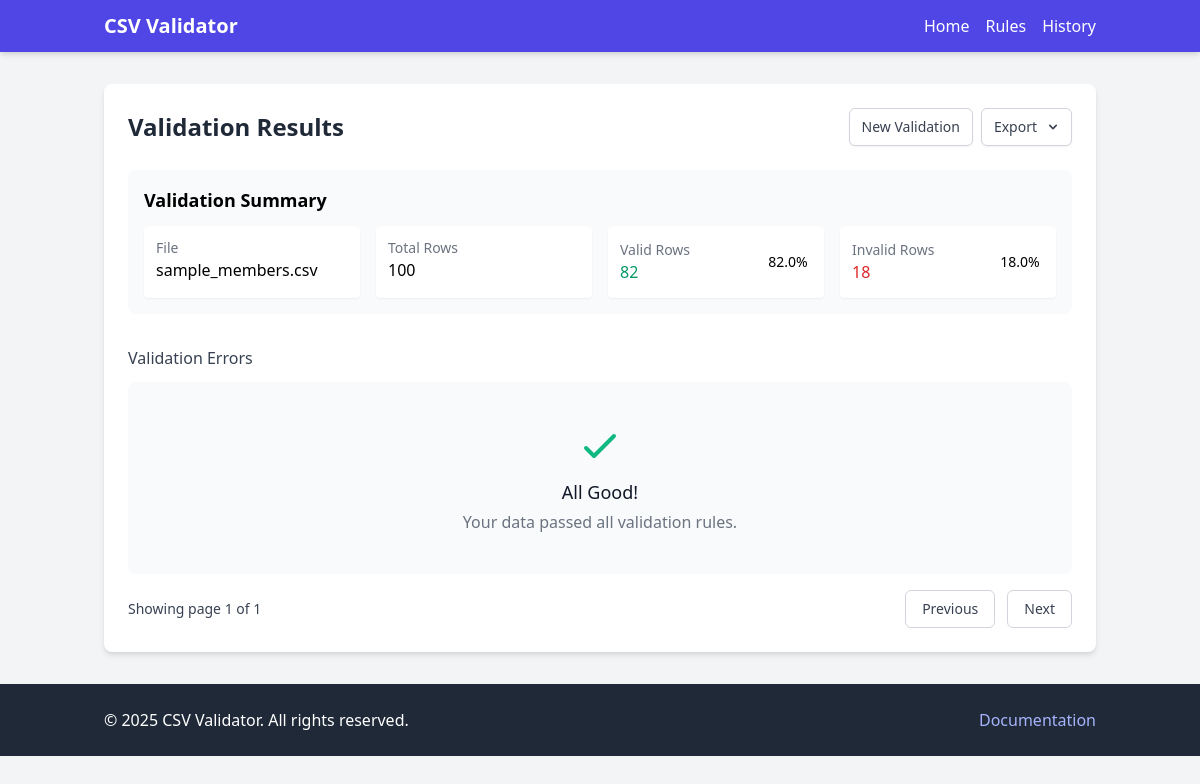
The page /validation/results/20 on the database its author committed.
### models/rule.py (models this page shows, shortened)
class ValidationSession(db.Model):
    __tablename__ = 'validation_sessions'
    id = db.Column(db.Integer, primary_key=True)
    filename = db.Column(db.String(255), nullable=False)
    status = db.Column(db.String(50), default='pending')  # pending, running, completed, failed
    total_rows = db.Column(db.Integer, default=0)
    valid_rows = db.Column(db.Integer, default=0)
    invalid_rows = db.Column(db.Integer, default=0)
    started_at = db.Column(db.DateTime, default=datetime.utcnow)
    completed_at = db.Column(db.DateTime, nullable=True)
    summary = db.Column(db.Text, nullable=True)  # JSON string of validation summary
    results = db.relationship('ValidationResult', backref='session', lazy='dynamic',
                             cascade='all, delete-orphan')

### controllers/validation.py (the view, shortened to what this page needs)
@validation_bp.route('/results/<int:session_id>', methods=['GET'])
def validation_results(session_id):
    session = ValidationSession.query.get_or_404(session_id)
    return render_template('validation/results.html', session=session)

### templates/validation/results.html (shortened to what this page needs)
{% extends "base.html" %}
{% block content %}
<div class="bg-white shadow-md rounded-lg overflow-hidden" x-data="resultsData">
    <div class="p-6">
        <div class="flex justify-between items-center mb-6">
            <h1 class="text-2xl font-bold text-gray-800">Validation Results</h1>
            <div class="flex space-x-2">
                <a
                    href="{{ url_for('main.index') }}"
                    class="inline-flex items-center px-3 py-2 border border-gray-300 shadow-sm text-sm font-medium rounded-md text-gray-700 bg-white hover:bg-gray-50 focus:outline-none focus:ring-2 focus:ring-offset-2 focus:ring-indigo-500"
                >
                    New Validation
                </a>
                <div class="relative" x-data="{ open: false }">
                    <button
                        type="button"
                        @click="open = !open"
                        class="inline-flex items-center px-3 py-2 border border-gray-300 shadow-sm text-sm font-medium rounded-md text-gray-700 bg-white hover:bg-gray-50 focus:outline-none focus:ring-2 focus:ring-offset-2 focus:ring-indigo-500"
                    >
                        Export
                        <svg class="ml-2 -mr-0.5 h-4 w-4" xmlns="http://www.w3.org/2000/svg" viewBox="0 0 20 20" fill="currentColor">
                            <path fill-rule="evenodd" d="M5.293 7.293a1 1 0 011.414 0L10 10.586l3.293-3.293a1 1 0 111.414 1.414l-4 4a1 1 0 01-1.414 0l-4-4a1 1 0 010-1.414z" clip-rule="evenodd" />
                        </svg>
                    </button>
                </div>
            </div>
        </div>
        <div class="mb-8">
            <div class="bg-gray-50 p-4 rounded-lg">
                <h2 class="text-lg font-semibold mb-3">Validation Summary</h2>
                <div class="grid grid-cols-1 md:grid-cols-4 gap-4">
                    <div class="bg-white p-3 rounded shadow-sm">
                        <p class="text-sm text-gray-500">File</p>
                        <p class="font-medium">{{ session.filename }}</p>
                    </div>
                    <div class="bg-white p-3 rounded shadow-sm">
                        <p class="text-sm text-gray-500">Total Rows</p>
                        <p class="font-medium">{{ session.total_rows }}</p>
                    </div>
                    <div class="bg-white p-3 rounded shadow-sm flex items-center">
                        <div class="flex-1">
                            <p class="text-sm text-gray-500">Valid Rows</p>
                            <p class="font-medium text-green-600">{{ session.valid_rows }}</p>
                        </div>
                        <div class="w-12 h-12 rounded-full flex items-center justify-center">
                            <span class="text-sm font-medium">
                                {{ "%.1f"|format(session.valid_rows / session.total_rows * 100) }}%
                            </span>
                        </div>
                    </div>
                    <div class="bg-white p-3 rounded shadow-sm flex items-center">
                        <div class="flex-1">
                            <p class="text-sm text-gray-500">Invalid Rows</p>
                            <p class="font-medium text-red-600">{{ session.invalid_rows }}</p>
                        </div>
                        <div class="w-12 h-12 rounded-full flex items-center justify-center">
                            <span class="text-sm font-medium">
                                {{ "%.1f"|format(session.invalid_rows / session.total_rows * 100) }}%
                            </span>
                        </div>
                    </div>
                </div>
            </div>
        </div>
        <div x-show="!loading" class="mt-6">
            <h3 class="font-medium text-gray-700 mb-3">Validation Errors</h3>
            <div x-show="totalErrors === 0" class="text-center py-10 bg-gray-50 rounded-lg">
                <svg class="mx-auto h-12 w-12 text-green-500" fill="none" stroke="currentColor" viewBox="0 0 24 24">
                    <path stroke-linecap="round" stroke-linejoin="round" stroke-width="2" d="M5 13l4 4L19 7"></path>
                </svg>
                <h3 class="mt-2 text-lg font-medium text-gray-900">All Good!</h3>
                <p class="mt-1 text-gray-500">Your data passed all validation rules.</p>
            </div>
            <div class="mt-4 flex items-center justify-between">
                <div>
                    <p class="text-sm text-gray-700">
                        Showing page <span class="font-medium" x-text="page"></span> of
                        <span class="font-medium" x-text="totalPages"></span>
                    </p>
                </div>
                <div class="flex-1 flex justify-end">
                    <button
                        @click="if (page > 1) loadResults(page - 1)"
                        class="relative inline-flex items-center px-4 py-2 border border-gray-300 text-sm font-medium rounded-md text-gray-700 bg-white hover:bg-gray-50 disabled:opacity-50 disabled:cursor-not-allowed"
                        :disabled="page <= 1"
                    >
                        Previous
                    </button>
                    <button
                        @click="if (page < totalPages) loadResults(page + 1)"
                        class="ml-3 relative inline-flex items-center px-4 py-2 border border-gray-300 text-sm font-medium rounded-md text-gray-700 bg-white hover:bg-gray-50 disabled:opacity-50 disabled:cursor-not-allowed"
                        :disabled="page >= totalPages"
                    >
                        Next
                    </button>
                </div>
            </div>
        </div>
    </div>
</div>
{% endblock %}

### rows shown on the page
ValidationSession: filename "sample_members.csv", total_rows "100", valid_rows "82", session.valid_rows/session.total_rows*100 "82.0", invalid_rows "18", session.invalid_rows/session.total_rows*100 "18.0"
